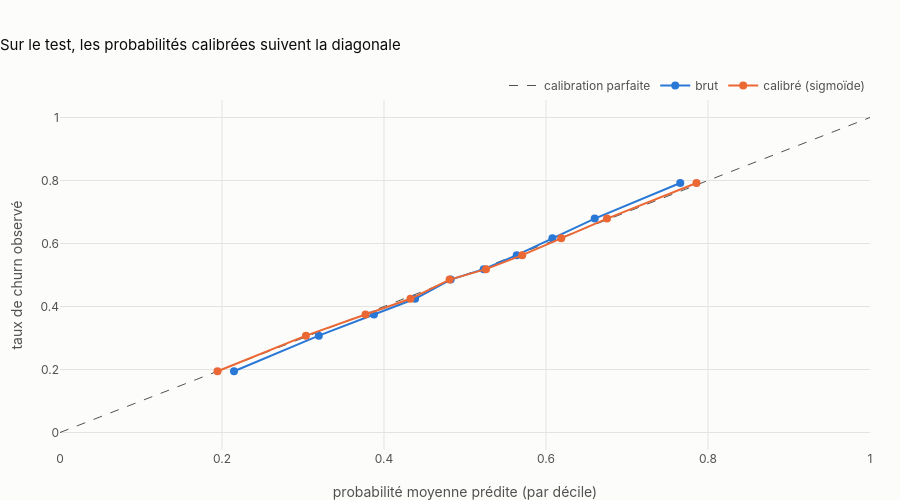

The cell this chart's notebook holds for it:
### Code cell
report = pd.DataFrame({
    "brut": {"Brier": brier(y, p_raw), "ECE": cal.expected_calibration_error(y, p_raw), "AUC": roc_auc(y, p_raw),
             "p min": p_raw.min(), "p max": p_raw.max()},
    "calibré (sigmoïde)": {"Brier": brier(y, p_cal), "ECE": cal.expected_calibration_error(y, p_cal),
                           "AUC": roc_auc(y, p_cal), "p min": p_cal.min(), "p max": p_cal.max()},
}).T
display(report.round(5))
tables = {"brut": cal.reliability_table(y, p_raw), "calibré (sigmoïde)": cal.reliability_table(y, p_cal)}
display(pd.concat(tables, axis=1).round(3))
publish(reliability_chart(tables, "Sur le test, les probabilités calibrées suivent la diagonale"),
        "06_fiabilite_test", width=1000)

### Figure 1 — Plotly figure (JSON) as saved in the notebook; plotly's stock layout.template omitted (floating-point values rounded to 4 significant figures)
{"data": [{"line": {"color": "#52514e", "dash": "dash", "width": 1}, "mode": "lines", "name": "calibration parfaite", "type": "scatter", "x": [0, 1], "y": [0, 1]}, {"customdata": [2000, 2000, 2000, 2000, 2000, 2000, 2000, 2000, 2000, 2000], "hovertemplate": "brut<br>prédit %{x:.3f}<br>observé %{y:.3f}<br>%{customdata} clients<extra></extra>", "line": {"color": "#2a78d6", "width": 2}, "marker": {"size": 8}, "mode": "lines+markers", "name": "brut", "type": "scatter", "x": [0.2148, 0.3195, 0.3876, 0.4384, 0.4823, 0.5231, 0.5638, 0.6079, 0.6601, 0.7658], "y": [0.1945, 0.3075, 0.3745, 0.4245, 0.4855, 0.5185, 0.563, 0.617, 0.679, 0.792]}, {"customdata": [2000, 2000, 2000, 2000, 2000, 2000, 2000, 2000, 2000, 2000], "hovertemplate": "calibré (sigmoïde)<br>prédit %{x:.3f}<br>observé %{y:.3f}<br>%{customdata} clients<extra></extra>", "line": {"color": "#eb6834", "width": 2}, "marker": {"size": 8}, "mode": "lines+markers", "name": "calibré (sigmoïde)", "type": "scatter", "x": [0.1945, 0.3036, 0.3771, 0.4327, 0.481, 0.5259, 0.5706, 0.6188, 0.6753, 0.7858], "y": [0.1945, 0.3075, 0.3745, 0.4245, 0.4855, 0.5185, 0.563, 0.617, 0.679, 0.792]}], "layout": {"height": 500, "title": {"text": "Sur le test, les probabilités calibrées suivent la diagonale"}, "xaxis": {"title": {"text": "probabilité moyenne prédite (par décile)"}}, "yaxis": {"title": {"text": "taux de churn observé"}}}}
